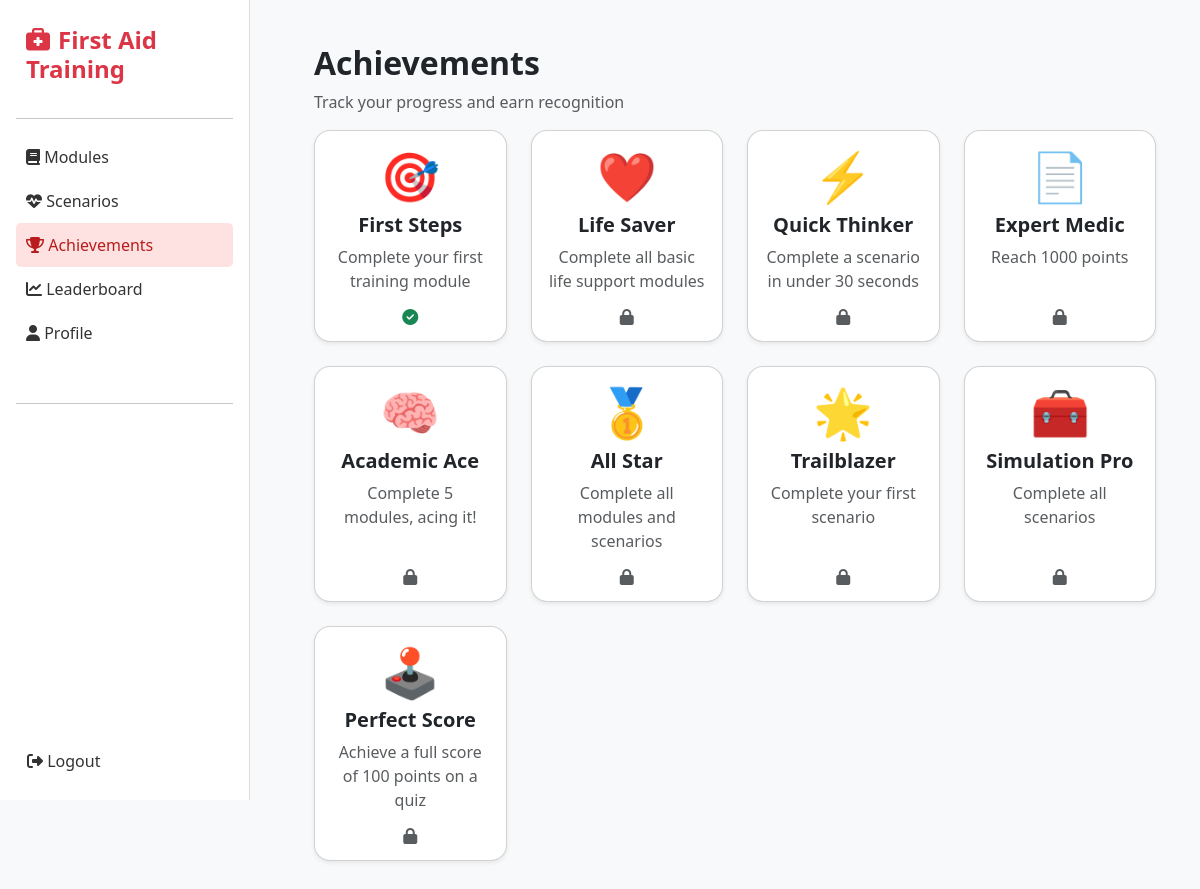
Screenshot of /achievements/ (signed in) with the database file from the repository.
### training/models.py (models this page shows)
class Achievement(models.Model):
    title = models.CharField(max_length=100)
    description = models.TextField()
    icon = models.CharField(max_length=100, help_text="CSS class or image name for the achievement icon")
    def __str__(self):
        return self.title

### training/views.py (the view)
# urls.py: path('achievements/', views.achievements, name='achievements'),
@login_required
def achievements(request):
    print(">> Achievements view loaded")
    user_progress = UserModuleProgress.objects.filter(user=request.user)
    total_points = user_progress.aggregate(total=models.Sum('score'))['total'] or 0
    completed_modules = user_progress.filter(completed=True)
    completed_modules_count = user_progress.filter(completed=True).count()
    completed_scenarios_count = UserScenarioProgress.objects.filter(user=request.user, completed=True).count()
    all_achievements = Achievement.objects.all()
    user_achievements = UserAchievement.objects.filter(user=request.user)
    earned_ids = {ua.achievement.id for ua in user_achievements}
    achievements_by_title = {a.title: a for a in all_achievements}
    def unlock(title, condition):
        print(f"Checking unlock: {title}, Condition: {condition}")
        if title in achievements_by_title:
            achievement = achievements_by_title[title]
            print(f"Achievement found: {achievement}")
            if condition and achievement.id not in earned_ids:
                print("Unlocking achievement...")
                UserAchievement.objects.create(user=request.user, achievement=achievement)
                messages.success(request, f"Achievement Unlocked: {title}!")
                earned_ids.add(achievement.id)
            else:
                print("Already earned or condition false.")
        else:
            print(f"Title '{title}' not found in achievements_by_title")
    unlock('First Steps', completed_modules_count >= 1)
    unlock('Life Saver', completed_modules_count == 10)
    unlock('Quick Thinker', user_progress.filter(completed=True, time_spent__lt=30).exists())
    unlock('Expert Medic', total_points == 1000)
    unlock('All Star', completed_modules_count == 10 and completed_scenarios_count == 3)
    unlock('Academic Ace', completed_modules_count == 5)
    unlock('Simulation Pro',completed_scenarios_count == 3)
    unlock('Trailblazer',completed_scenarios_count == 1)
    for progress in completed_modules:
        unlock('Perfect Score',progress.score == 100)
    achievements_data = [
        {
            'achievement': ach,
            'achieved': ach.id in earned_ids
        }
        for ach in all_achievements
    ]
    context = {
        'achievements': achievements_data,
        'unlocked_count': len(earned_ids),
        'earned_ids': earned_ids,
    }
    print("Context being sent to template:", context)
    return render(request, 'achievements.html', context)

### training/templates/achievements.html (shortened to what this page needs)
{% extends "base.html" %}
{% block content %}
<div class="container-fluid p-4">
    <h2 class="fw-bold">Achievements</h2>
    <p class="text-muted">Track your progress and earn recognition</p>
    <div class="row g-4">
        {% for entry in achievements %}
            {% with achievement=entry.achievement achieved=entry.achieved %}
            <div class="col-12 col-sm-6 col-md-4 col-lg-3">
                <div class="card achievement-card {% if achieved %}unlocked{% else %}locked{% endif %} text-center p-3 shadow-sm rounded-4 h-100 d-flex flex-column">
                    <h1 style="font-size: 3rem;">
                        {% if achievement.icon|length < 4 %}
                            {{ achievement.icon }}
                        {% else %}
                            <i class="{{ achievement.icon }}"></i>
                        {% endif %}
                    </h1>
                    <h5 class="fw-bold">{{ achievement.title }}</h5>
                    <p class="text-muted flex-grow-1">{{ achievement.description }}</p>
                    {% if achieved %}
                        <i class="fa fa-check-circle text-success mt-auto"></i>
                    {% else %}
                        <i class="fa fa-lock text-muted mt-auto"></i>
                    {% endif %}
                </div>
            </div>
            {% endwith %}
        {% endfor %}
    </div>
</div>
{% endblock %}

### training/templates/base.html (shortened to what this page needs)
{% load static %}
<!DOCTYPE html>
<html lang="en">
<head>
    <link href="https://cdn.jsdelivr.net/npm/bootstrap@5.3.0/dist/css/bootstrap.min.css" rel="stylesheet">
    <link rel="stylesheet" href="https://cdnjs.cloudflare.com/ajax/libs/font-awesome/6.4.2/css/all.min.css">
</head>
<body>
    <div class="sidebar p-3">
        <a href="{% url 'home' %}" class="text-decoration-none">
            <h4 class="text-danger fw-bold">
                <i class="fa-solid fa-briefcase-medical me-2"></i>First Aid Training
            </h4>
        </a>
        <hr>
        <a href="{% url 'modules' %}" class="nav-link"><i class="fas fa-book"></i> Modules</a>
        <a href="{% url 'scenarios' %}" class="nav-link"><i class="fas fa-heartbeat"></i> Scenarios</a>
        <a href="{% url 'achievements' %}" class="nav-link"><i class="fas fa-trophy"></i> Achievements</a>
        <a href="{% url 'leaderboard' %}" class="nav-link"><i class="fas fa-chart-line"></i> Leaderboard</a>
        <a href="{% url 'profile' %}" class="nav-link"><i class="fas fa-user"></i> Profile</a>
        <hr class="mt-5">
        {% if user.is_authenticated %}
            <a href="{% url 'logout' %}" class="btn logout-btn">
                <i class="fas fa-sign-out-alt"></i> Logout
            </a>
        {% endif %}
    </div>
    <div class="main-content">
        {% block content %} {% endblock %}
    </div>
</body>
</html>

### rows the page displays
Achievement: achievement.icon "🎯", achievement "First Steps", achievement.description "Complete your first training module"
Achievement: achievement.icon "❤️", achievement "Life Saver", achievement.description "Complete all basic life support modules"
Achievement: achievement.icon "⚡", achievement "Quick Thinker", achievement.description "Complete a scenario in under 30 seconds"
Achievement: achievement.icon "📄", achievement "Expert Medic", achievement.description "Reach 1000 points"
Achievement: achievement.icon "🧠", achievement "Academic Ace", achievement.description "Complete 5 modules, acing it!"
Achievement: achievement.icon "🥇", achievement "All Star", achievement.description "Complete all modules and scenarios"
Achievement: achievement.icon "🌟", achievement "Trailblazer", achievement.description "Complete your first scenario"
Achievement: achievement.icon "🧰", achievement "Simulation Pro", achievement.description "Complete all scenarios"
Achievement: achievement.icon "🕹️", achievement "Perfect Score", achievement.description "Achieve a full score of 100 points on a quiz"
